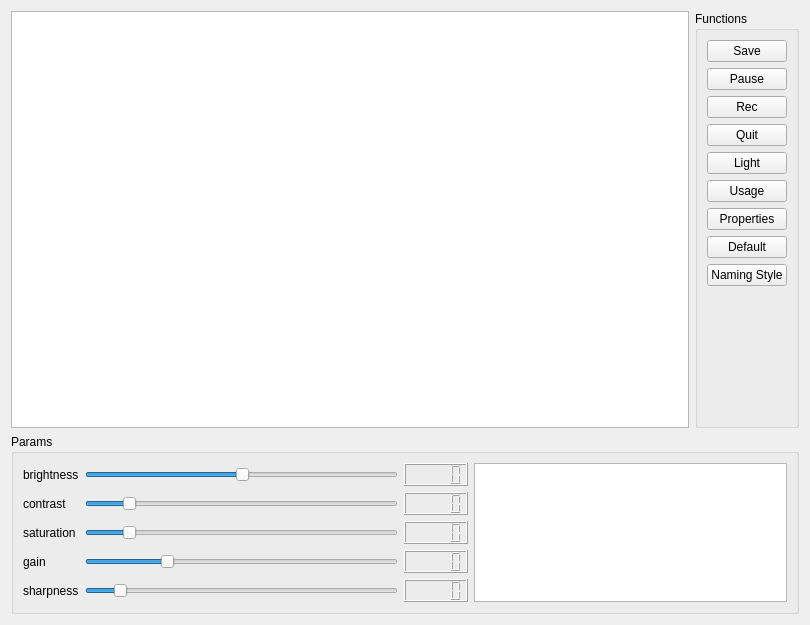
<?xml version="1.0" encoding="UTF-8"?>
<ui version="4.0">
 <class>EvisionCameraForm</class>
 <widget class="QWidget" name="EvisionCameraForm">
  <property name="geometry">
   <rect>
    <x>0</x>
    <y>0</y>
    <width>810</width>
    <height>625</height>
   </rect>
  </property>
  <property name="windowTitle">
   <string>Camera</string>
  </property>
  <layout class="QGridLayout" name="gridLayout_2">
   <item row="0" column="0">
    <widget class="QGraphicsView" name="view"/>
   </item>
   <item row="0" column="1">
    <widget class="QGroupBox" name="groupBox">
     <property name="title">
      <string>Functions</string>
     </property>
     <layout class="QVBoxLayout" name="verticalLayout">
      <item>
       <widget class="QPushButton" name="save_button">
        <property name="text">
         <string>Save</string>
        </property>
       </widget>
      </item>
      <item>
       <widget class="QPushButton" name="stop_button">
        <property name="text">
         <string>Pause</string>
        </property>
       </widget>
      </item>
      <item>
       <widget class="QPushButton" name="rec_button">
        <property name="text">
         <string>Rec</string>
        </property>
       </widget>
      </item>
      <item>
       <widget class="QPushButton" name="close_button">
        <property name="text">
         <string>Quit</string>
        </property>
       </widget>
      </item>
      <item>
       <widget class="QPushButton" name="theme_button">
        <property name="text">
         <string>Light</string>
        </property>
       </widget>
      </item>
      <item>
       <widget class="QPushButton" name="help_button">
        <property name="text">
         <string>Usage</string>
        </property>
       </widget>
      </item>
      <item>
       <widget class="QPushButton" name="frame_button">
        <property name="text">
         <string>Properties</string>
        </property>
       </widget>
      </item>
      <item>
       <widget class="QPushButton" name="default_button">
        <property name="text">
         <string>Default</string>
        </property>
       </widget>
      </item>
      <item>
       <widget class="QPushButton" name="filerule_button">
        <property name="text">
         <string>Naming Style</string>
        </property>
       </widget>
      </item>
      <item>
       <spacer name="verticalSpacer">
        <property name="orientation">
         <enum>Qt::Vertical</enum>
        </property>
        <property name="sizeHint" stdset="0">
         <size>
          <width>20</width>
          <height>40</height>
         </size>
        </property>
       </spacer>
      </item>
     </layout>
    </widget>
   </item>
   <item row="1" column="0" colspan="2">
    <widget class="QGroupBox" name="groupBox_3">
     <property name="title">
      <string>Params</string>
     </property>
     <layout class="QGridLayout" name="gridLayout">
      <item row="0" column="0">
       <widget class="QLabel" name="label">
        <property name="text">
         <string>brightness</string>
        </property>
       </widget>
      </item>
      <item row="0" column="1">
       <widget class="QSlider" name="hSlider_brightness">
        <property name="maximum">
         <number>255</number>
        </property>
        <property name="value">
         <number>128</number>
        </property>
        <property name="orientation">
         <enum>Qt::Horizontal</enum>
        </property>
       </widget>
      </item>
      <item row="0" column="2">
       <widget class="QLCDNumber" name="lcdNumber_brightness"/>
      </item>
      <item row="0" column="3" rowspan="5">
       <widget class="QTableWidget" name="prop_table_widget"/>
      </item>
      <item row="1" column="0">
       <widget class="QLabel" name="label_2">
        <property name="text">
         <string>contrast</string>
        </property>
       </widget>
      </item>
      <item row="1" column="1">
       <widget class="QSlider" name="hSlider_contrast">
        <property name="maximum">
         <number>255</number>
        </property>
        <property name="value">
         <number>32</number>
        </property>
        <property name="orientation">
         <enum>Qt::Horizontal</enum>
        </property>
       </widget>
      </item>
      <item row="1" column="2">
       <widget class="QLCDNumber" name="lcdNumber_contrast"/>
      </item>
      <item row="2" column="0">
       <widget class="QLabel" name="label_3">
        <property name="text">
         <string>saturation</string>
        </property>
       </widget>
      </item>
      <item row="2" column="1">
       <widget class="QSlider" name="hSlider_saturation">
        <property name="maximum">
         <number>255</number>
        </property>
        <property name="value">
         <number>32</number>
        </property>
        <property name="orientation">
         <enum>Qt::Horizontal</enum>
        </property>
       </widget>
      </item>
      <item row="2" column="2">
       <widget class="QLCDNumber" name="lcdNumber_saturation"/>
      </item>
      <item row="3" column="0">
       <widget class="QLabel" name="label_4">
        <property name="text">
         <string>gain</string>
        </property>
       </widget>
      </item>
      <item row="3" column="1">
       <widget class="QSlider" name="hSlider_grain">
        <property name="maximum">
         <number>255</number>
        </property>
        <property name="value">
         <number>64</number>
        </property>
        <property name="orientation">
         <enum>Qt::Horizontal</enum>
        </property>
       </widget>
      </item>
      <item row="3" column="2">
       <widget class="QLCDNumber" name="lcdNumber_grain"/>
      </item>
      <item row="4" column="0">
       <widget class="QLabel" name="label_5">
        <property name="text">
         <string>sharpness</string>
        </property>
       </widget>
      </item>
      <item row="4" column="1">
       <widget class="QSlider" name="hSlider_sharpness">
        <property name="maximum">
         <number>255</number>
        </property>
        <property name="value">
         <number>24</number>
        </property>
        <property name="orientation">
         <enum>Qt::Horizontal</enum>
        </property>
       </widget>
      </item>
      <item row="4" column="2">
       <widget class="QLCDNumber" name="lcdNumber_sharpness"/>
      </item>
     </layout>
    </widget>
   </item>
  </layout>
 </widget>
 <resources/>
 <connections/>
</ui>
